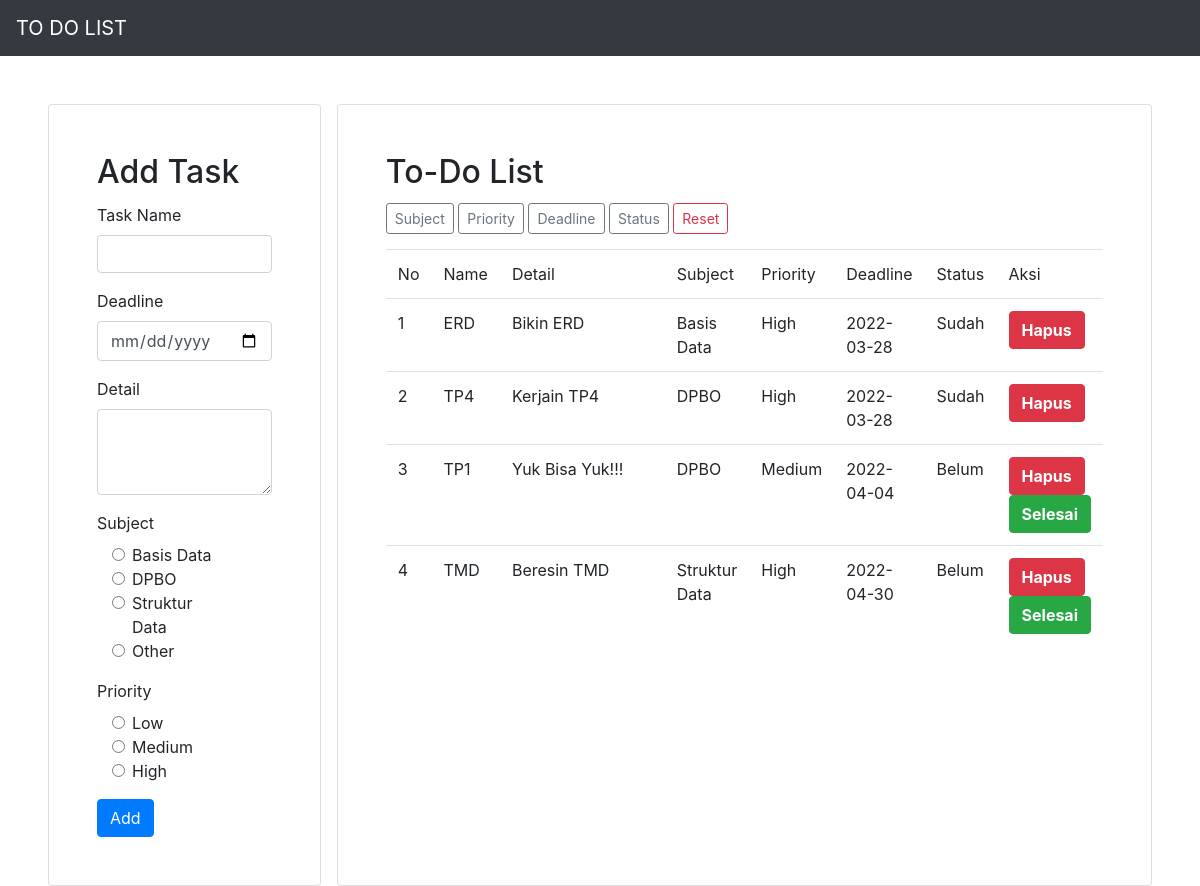
Screenshot of /index.php?sorting=subject_td with the database file from the repository.
### tables this page shows
CREATE TABLE `tb_to_do` (
  `id` int(10) NOT NULL,
  `name_td` varchar(255) NOT NULL,
  `details_td` text NOT NULL,
  `subject_td` varchar(255) NOT NULL,
  `priority_td` varchar(255) NOT NULL,
  `deadline_td` date NOT NULL,
  `status_td` varchar(255) NOT NULL
);

### conf.php (called while the page is built)
<?php
$db_host = "localhost";
$db_user = "root";
$db_password = "";
$db_name = "db_task";
?>

### DB.php (called while the page is built, shortened)
<?php
class DB{
	var $db_host = '';
	var $db_user = '';
	var $db_password = '';
	var $db_name = '';
	var $db_link = '';
	var $result = 0;
	function DB($db_host='', $db_user='', $db_password='', $db_name=''){
		$this->db_host = $db_host;
		$this->db_user = $db_user;
		$this->db_password = $db_password;
		$this->db_name = $db_name;
	}
	function open(){
		$this->db_link = mysqli_connect($this->db_host, $this->db_user, $this->db_password, $this->db_name);
	}
	function execute($query=""){
		$this->result = mysqli_query($this->db_link, $query);
		return $this->result;
	}
	function getResult(){
		return mysqli_fetch_array($this->result);
	}
}
?>

### Task.php (called while the page is built, shortened)
<?php
class Task extends DB{
	function sortTask($key){
		$query = "SELECT * FROM tb_to_do ORDER BY $key ASC";
		return $this->execute($query);
	}
}
?>

### index.php (the view, shortened to what this page needs)
<?php
include("conf.php");
include("DB.php");
include("Task.php");
$otask = new Task($db_host, $db_user, $db_password, $db_name);
$otask->open();
$otask->getTask();
if(isset($_GET['sorting'])){
	$key = $_GET['sorting'];
	$otask->sortTask($key);
}
$data = null;
$no = 1;
while (list($id, $tname, $tdetails, $tsubject, $tpriority, $tdeadline, $tstatus) = $otask->getResult()) {
	if($tstatus == "Sudah"){
		$data .= "<tr>
		<td>" . $no . "</td>
		<td>" . $tname . "</td>
		<td>" . $tdetails . "</td>
		<td>" . $tsubject . "</td>
		<td>" . $tpriority . "</td>
		<td>" . $tdeadline . "</td>
		<td>" . $tstatus . "</td>
		<td>
		<button class='btn btn-danger'><a href='index.php?id_hapus=" . $id . "' style='color: white; font-weight: bold;'>Hapus</a></button>
		</td>
		</tr>";
		$no++;
	}
	else{
		$data .= "<tr>
		<td>" . $no . "</td>
		<td>" . $tname . "</td>
		<td>" . $tdetails . "</td>
		<td>" . $tsubject . "</td>
		<td>" . $tpriority . "</td>
		<td>" . $tdeadline . "</td>
		<td>" . $tstatus . "</td>
		<td>
		<button class='btn btn-danger'><a href='index.php?id_hapus=" . $id . "' style='color: white; font-weight: bold;'>Hapus</a></button>
		<button class='btn btn-success' ><a href='index.php?id_status=" . $id .  "' style='color: white; font-weight: bold;'>Selesai</a></button>
		</td>
		</tr>";
		$no++;
	}
}

### rows the page displays
tb_to_do: name_td "ERD", details_td "Bikin ERD", subject_td "Basis Data", priority_td "High", deadline_td "2022-03-28", status_td "Sudah"
tb_to_do: name_td "TP4", details_td "Kerjain TP4", subject_td "DPBO", priority_td "High", deadline_td "2022-03-28", status_td "Sudah"
tb_to_do: name_td "TP1", details_td "Yuk Bisa Yuk!!!", subject_td "DPBO", priority_td "Medium", deadline_td "2022-04-04", status_td "Belum"
tb_to_do: name_td "TMD", details_td "Beresin TMD", subject_td "Struktur Data", priority_td "High", deadline_td "2022-04-30", status_td "Belum"
